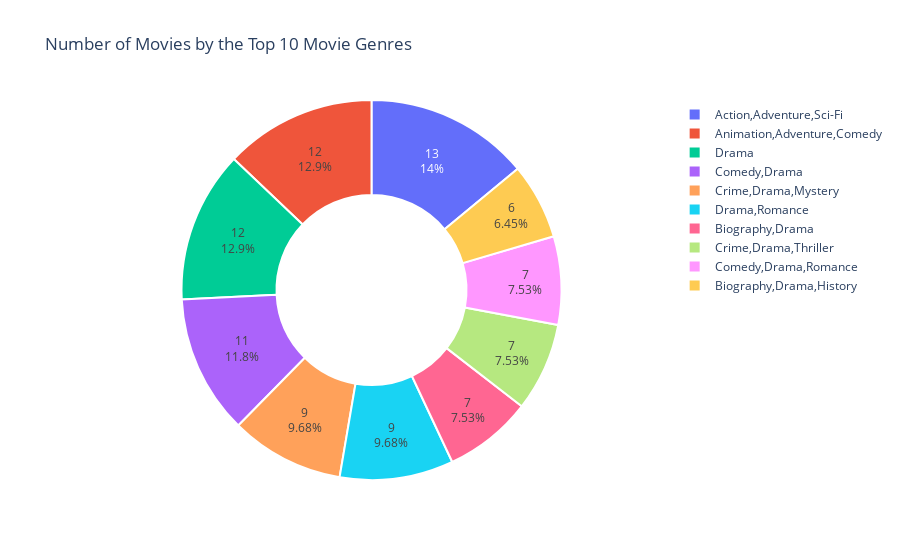

The cell this chart's notebook holds for it:
### Markdown cell above
We select the top 10 most frequent movie genres and create a pie chart based on the counts of these genres.

**top_genres = top250['genre'].value_counts().head(10)**
This line counts the genres in the 'genre' column of the `top250` DataFrame (using `value_counts()`) and selects the top 10 most frequent genres (using `head(10)`).

**fig = px.pie(values=top_genres.values, names=top_genres.index,
             title='Number of Movies by Top 10 Movie Genres',
             labels={'value': 'Count', 'names': 'Genres'},
             hover_data={'value': top_genres.values, 'names': top_genres.index},
             hole=0.5)**

- `values=top_genres.values`: Values used for the size of the slices.
- `names=top_genres.index`: Labels for the slices.
- `title`: Title of the chart.
- `labels`: Axis labels.
- `hover_data`: Information displayed when hovering over a slice.
- `hole=0.5`: The proportion of the hole in the center of the pie chart, creating a donut chart when set to 0.5.

**fig.update_traces(textposition='inside', textinfo='percent+value', textfont_size=12)**

This line displays the percentage and count inside each slice.

- `textposition='inside'`: Ensures the text is written inside the slices.
- `textinfo='percent+value'`: Displays both the percentage and count.
- `textfont_size=12`: Sets the font size of the text.

**fig.update_traces(marker=dict(line=dict(color='white', width=2)))**

This line adds white borders between each slice. `width=2` specifies the thickness of the border lines.

**fig.show()**

This line displays the created chart.

### Code cell
top_genres = top250['genre'].value_counts().head(10)

fig = px.pie(values=top_genres.values, names=top_genres.index,
             title='Number of Movies by the Top 10 Movie Genres',
             labels={'value': 'Count', 'names': 'Genres'},
             hover_data={'value': top_genres.values, 'names': top_genres.index},
             hole=0.5)

fig.update_traces(textposition='inside', textinfo='percent+value', textfont_size=12)

fig.update_traces(marker=dict(line=dict(color='white', width=2)))

fig.show()

### Figure 1 — Plotly figure (JSON) as saved in the notebook; plotly's stock layout.template omitted (floating-point values rounded to 4 significant figures)
{"data": [{"customdata": [[13, "Action,Adventure,Sci-Fi"], [12, "Animation,Adventure,Comedy"], [12, "Drama"], [11, "Comedy,Drama"], [9, "Crime,Drama,Mystery"], [9, "Drama,Romance"], [7, "Biography,Drama"], [7, "Crime,Drama,Thriller"], [7, "Comedy,Drama,Romance"], [6, "Biography,Drama,History"]], "domain": {"x": [0, 1], "y": [0, 1]}, "hole": 0.5, "hovertemplate": "Genres=%{customdata[1]}<br>value=%{value}<br>Count=%{customdata[0]}<extra></extra>", "labels": ["Action,Adventure,Sci-Fi", "Animation,Adventure,Comedy", "Drama", "Comedy,Drama", "Crime,Drama,Mystery", "Drama,Romance", "Biography,Drama", "Crime,Drama,Thriller", "Comedy,Drama,Romance", "Biography,Drama,History"], "legendgroup": "", "marker": {"line": {"color": "white", "width": 2}}, "name": "", "showlegend": true, "textfont": {"size": 12}, "textinfo": "percent+value", "textposition": "inside", "type": "pie", "values": [13, 12, 12, 11, 9, 9, 7, 7, 7, 6]}], "layout": {"legend": {"tracegroupgap": 0}, "title": {"text": "Number of Movies by the Top 10 Movie Genres"}}}
